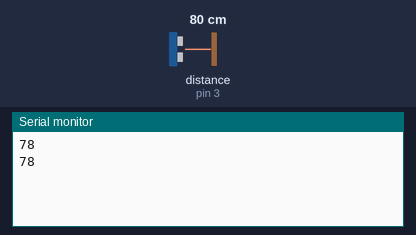
Bench run of a sketch on a simulated Arduino Uno, built with avr-gcc and run on an emulated ATmega328P. On the bench: the last lines printed to the serial monitor. Wiring (inferred from the names in the program): ultrasonic range finder: trigger pin 2; echo pin 3. The inputs (shaded band) are chosen by the test bench; at power-on: distance to the obstacle (sensor on pin 3) 80 cm. The echo pulse lasts 58.3 µs per cm.

Above: at 1.8 s.
1.9 s: distance to the obstacle (sensor on pin 3) set to 2 cm
At 2.4 s:
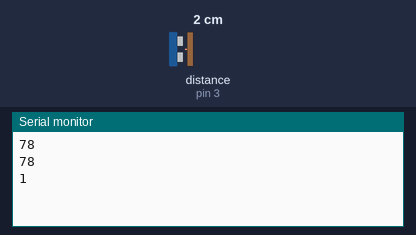
3.4 s: distance to the obstacle (sensor on pin 3) set to 4 cm
At 4.8 s:
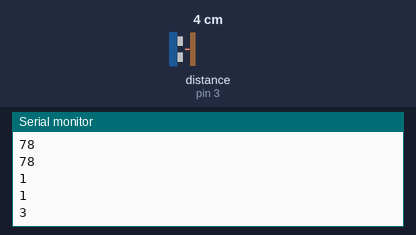
Timing chart, 0 to 6.4 s (numbered marks = the images above; inputs shaded):
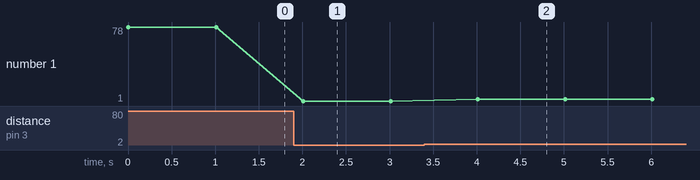

The sketch:

code.ino
```cpp
const int trig = 2; //Trigger pin of ultrasonic Sesnor
const int echo  = 3; //Echo pin of ultrasonic Sesnor
long time_taken;
int dist,distance;

void  setup()
{
  Serial.begin(9600);  //tells the arduino to get ready to exchange  messages with the serial monitor  at a data rate of 9600 bits/sec.
  pinMode(trig,  OUTPUT); //configures the specified pin to behave as output/input.
  pinMode(echo,  INPUT);
}

/*###Function to calculate distance###*/
void calculate_distance(int  trigger, int echo)
{
  digitalWrite(trigger, LOW);
  delayMicroseconds(2);
  digitalWrite(trigger, HIGH);
  delayMicroseconds(10);
  digitalWrite(trigger,  LOW);

  time_taken = pulseIn(echo, HIGH);
  dist= time_taken*0.034/2;

}

void  loop()
{
  calculate_distance(trig, echo);
  distance=dist; //getting distance  of ultrasonic sensor
  Serial.println(distance);
  delay(1000);
}
```

Measured:
- after the input at 1.9 s, the serial monitor: prints a new line after 0.11 s (image 1)
- after the input at 3.4 s, the serial monitor: prints a new line after 0.61 s (image 2)
- plotted number 1: 78 → 1 after the input at 1.9 s, 1 → 3 after the input at 3.4 s
